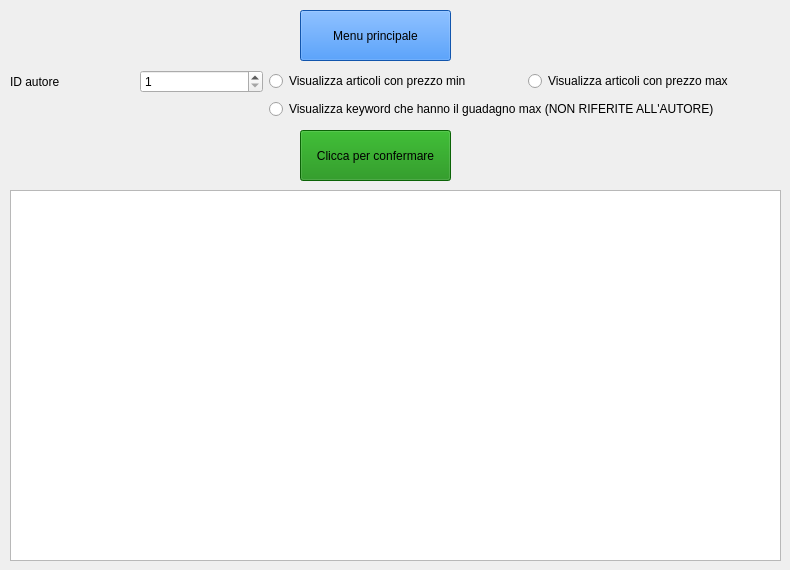
    <widget class="QWidget" name="PAG_SEZIONE_C">
     <widget class="QPushButton" name="SEZIONE_C_TORNAMENU">
      <property name="geometry">
       <rect>
        <x>300</x>
        <y>10</y>
        <width>151</width>
        <height>51</height>
       </rect>
      </property>
      <property name="styleSheet">
       <string notr="true">background-color: rgb(24,119,242);</string>
      </property>
      <property name="text">
       <string>Menu principale</string>
      </property>
     </widget>
     <widget class="QListWidget" name="SEZIONE_C_LISTWIDGET">
      <property name="geometry">
       <rect>
        <x>10</x>
        <y>190</y>
        <width>771</width>
        <height>371</height>
       </rect>
      </property>
     </widget>
     <widget class="QPushButton" name="SEZIONE_C_PULSANTE_CONFERMA">
      <property name="geometry">
       <rect>
        <x>300</x>
        <y>130</y>
        <width>151</width>
        <height>51</height>
       </rect>
      </property>
      <property name="styleSheet">
       <string notr="true">background-color: rgb(15,138,8); </string>
      </property>
      <property name="text">
       <string>Clicca per confermare</string>
      </property>
     </widget>
     <widget class="QWidget" name="layoutWidget">
      <property name="geometry">
       <rect>
        <x>10</x>
        <y>70</y>
        <width>771</width>
        <height>51</height>
       </rect>
      </property>
      <layout class="QGridLayout" name="gridLayout_13">
       <item row="0" column="2">
        <widget class="QRadioButton" name="SEZIONE_C_ARTICOLI_MAX">
         <property name="text">
          <string>Visualizza articoli con prezzo max</string>
         </property>
        </widget>
       </item>
       <item row="0" column="0">
        <layout class="QGridLayout" name="gridLayout_12">
         <item row="0" column="0">
          <widget class="QLabel" name="label_12">
           <property name="text">
            <string>ID autore</string>
           </property>
          </widget>
         </item>
         <item row="0" column="1">
          <widget class="QSpinBox" name="SEZIONE_C_ID_AUTORE">
           <property name="minimum">
            <number>1</number>
           </property>
           <property name="maximum">
            <number>99999</number>
           </property>
          </widget>
         </item>
        </layout>
       </item>
       <item row="0" column="1">
        <widget class="QRadioButton" name="SEZIONE_C_ARTICOLI_MIN">
         <property name="text">
          <string>Visualizza articoli con prezzo min</string>
         </property>
        </widget>
       </item>
       <item row="1" column="1" colspan="2">
        <widget class="QRadioButton" name="SEZIONE_C_KEYWORD_MAX">
         <property name="text">
          <string>Visualizza keyword che hanno il guadagno max (NON RIFERITE ALL'AUTORE)</string>
         </property>
        </widget>
       </item>
      </layout>
     </widget>
    </widget>
